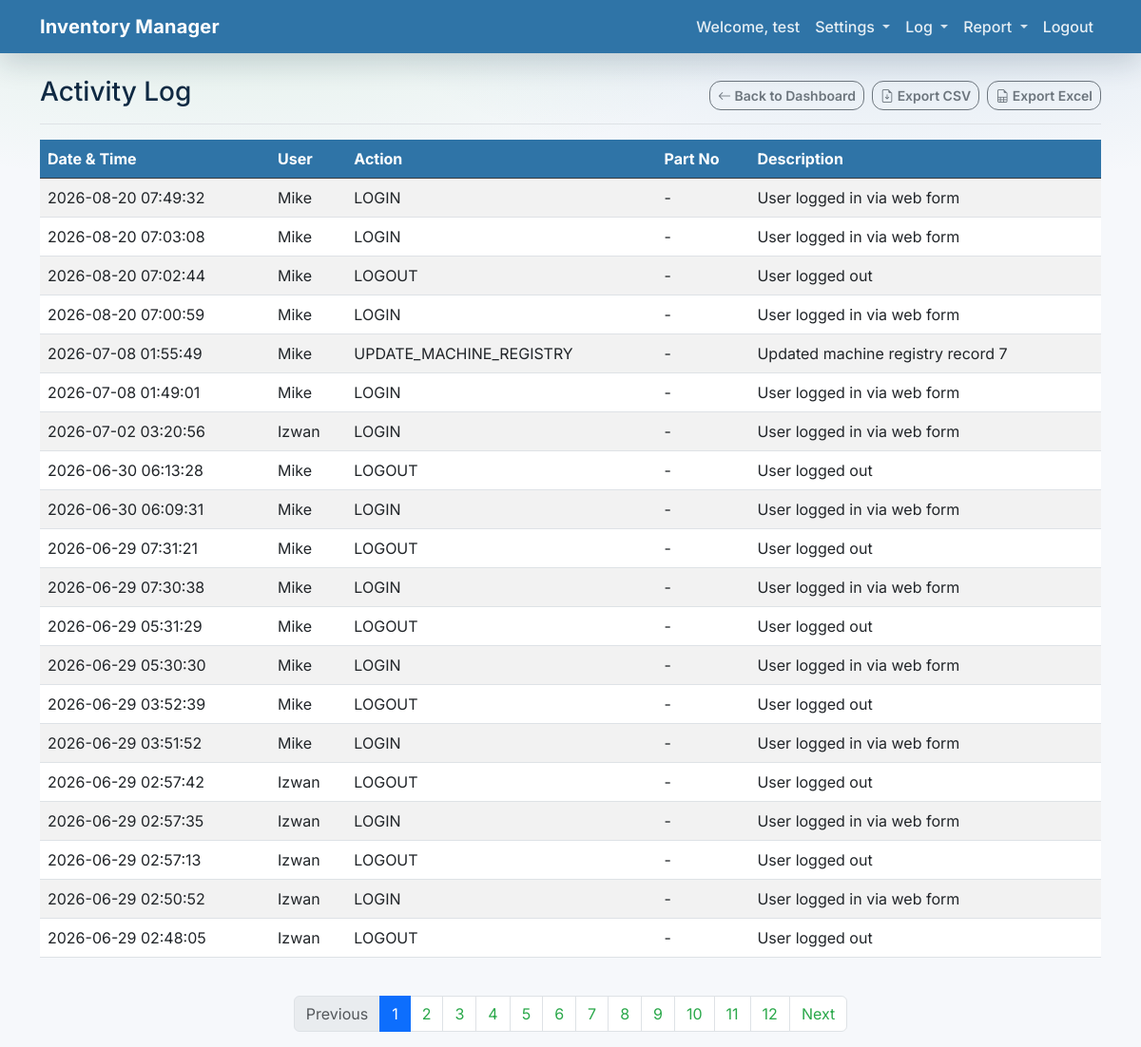
Before: /activity-log (signed in) with the older database file.
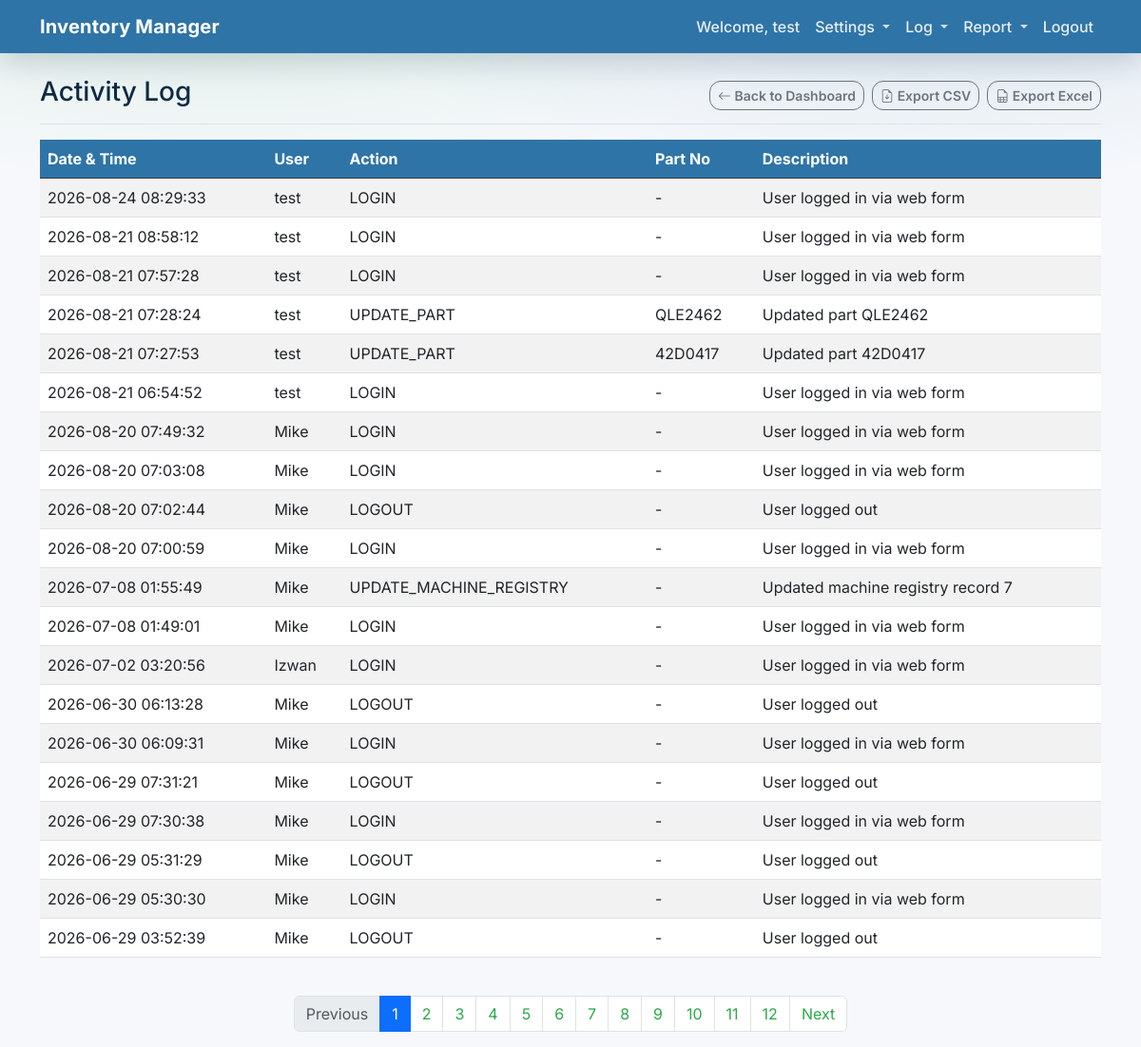
After: the same page with the newer database file.
### app/models.py (models this page shows, shortened)
class ActivityLog(Base):
    __tablename__ = "activity_logs"
    id = Column(Integer, primary_key=True, index=True)
    user_id = Column(Integer, ForeignKey("users.id"), nullable=True)
    action = Column(String, index=True)
    part_id = Column(Integer, ForeignKey("sku_parts.id"), nullable=True)
    description = Column(String, nullable=True)
    created_at = Column(DateTime(timezone=True), server_default=func.now())
    user = relationship("User")
    part = relationship("SkuPart")

class User(Base):
    __tablename__ = "users"
    id = Column(Integer, primary_key=True, index=True)
    email = Column(String, unique=True, index=True)
    hashed_password = Column(String)
    full_name = Column(String, nullable=True)
    is_active = Column(Boolean, default=True)
    is_admin = Column(Boolean, default=False)

class SkuPart(Base):
    __tablename__ = "sku_parts"
    id = Column(Integer, primary_key=True, index=True)
    created_at = Column(DateTime(timezone=True), server_default=func.now())
    sku = Column(String, index=True)
    name = Column(String, index=True)
    description = Column(String, nullable=True)
    part_category = Column(String, nullable=True)
    rack_type = Column(String, nullable=True)
    tray_type = Column(String, nullable=True)
    platform = Column(String, nullable=True)
    criticality = Column(String, default="Medium")
    annual_demand = Column(Integer, default=0)
    items = relationship("PartItem", back_populates="sku_part", cascade="all, delete-orphan")
    meta = relationship("SkuPartMeta", back_populates="sku_part", uselist=False, cascade="all, delete-orphan")

### app/main.py (the view)
@app.get("/activity-log", response_class=HTMLResponse)
async def activity_log(
    request: Request,
    page: int = 1,
    limit: int = 20,
    db: Session = Depends(get_db),
):
    user = await auth.get_current_user_from_cookie(request, db)
    if not user:
        return RedirectResponse(url="/login?session_expired=true")
    skip = (page - 1) * limit
    logs, total_count = crud.get_activity_logs(db, skip=skip, limit=limit)
    total_pages = (total_count + limit - 1) // limit
    return templates.TemplateResponse(
        request,
        "activity_log.html",
        {
            "request": request,
            "user": user,
            "logs": logs,
            "page": page,
            "limit": limit,
            "total_pages": total_pages,
            "total_count": total_count,
        },
    )

### app/templates/activity_log.html (shortened to what this page needs)
{% extends "base.html" %}
{% block content %}
<div class="d-flex justify-content-between flex-wrap flex-md-nowrap align-items-center pb-2 mb-3 border-bottom">
    <h2 class="h3">Activity Log</h2>
    <div class="btn-toolbar mb-2 mb-md-0 gap-2">
        <a href="/" class="btn btn-outline-secondary btn-sm">
            <i class="bi bi-arrow-left"></i> Back to Dashboard
        </a>
        <a href="/export/activity-log.csv" class="btn btn-sm btn-outline-secondary">
            <i class="bi bi-file-earmark-arrow-down"></i> Export CSV
        </a>
        <a href="/export/activity-log.xlsx" class="btn btn-sm btn-outline-secondary">
            <i class="bi bi-file-earmark-spreadsheet"></i> Export Excel
        </a>
    </div>
</div>
<div class="table-responsive">
    <table class="table table-striped table-hover align-middle">
        <thead class="table-dark">
            <tr>
                <th scope="col">Date &amp; Time</th>
                <th scope="col">User</th>
                <th scope="col">Action</th>
                <th scope="col">Part No</th>
                <th scope="col">Description</th>
            </tr>
        </thead>
        <tbody>
            {% for log in logs %}
            <tr>
                <td>{{ log.created_at.strftime("%Y-%m-%d %H:%M:%S") if log.created_at else "" }}</td>
                <td>{{ log.user.full_name or log.user.email if log.user else "-" }}</td>
                <td>{{ log.action }}</td>
                <td>{{ log.part.sku if log.part else "-" }}</td>
                <td>{{ log.description or "" }}</td>
            </tr>
            {% else %}
            <tr>
                <td colspan="5" class="text-center py-4 text-muted">
                    No activity recorded yet.
                </td>
            </tr>
            {% endfor %}
        </tbody>
    </table>
</div>
<nav aria-label="Activity log pagination" class="mt-4">
    <ul class="pagination justify-content-center">
        <li class="page-item {% if page == 1 %}disabled{% endif %}">
            <a class="page-link" href="/activity-log?page={{ page - 1 }}&limit={{ limit }}">Previous</a>
        </li>
        {% for p in range(1, total_pages + 1) %}
        <li class="page-item {% if p == page %}active{% endif %}">
            <a class="page-link" href="/activity-log?page={{ p }}&limit={{ limit }}">{{ p }}</a>
        </li>
        {% endfor %}
        <li class="page-item {% if page == total_pages %}disabled{% endif %}">
            <a class="page-link" href="/activity-log?page={{ page + 1 }}&limit={{ limit }}">Next</a>
        </li>
    </ul>
</nav>
{% endblock %}

Changed rows visible on the page:
no longer on this page (row unchanged): ActivityLog: created_at "2026-06-29 03:51:52", user "Mike", action "LOGIN", part "-", description "User logged in via web form"
no longer on this page (row unchanged): ActivityLog: created_at "2026-06-29 02:57:42", user "Izwan", action "LOGOUT", part "-", description "User logged out"
no longer on this page (row unchanged): ActivityLog: created_at "2026-06-29 02:57:35", user "Izwan", action "LOGIN", part "-", description "User logged in via web form"
no longer on this page (row unchanged): ActivityLog: created_at "2026-06-29 02:57:13", user "Izwan", action "LOGOUT", part "-", description "User logged out"
no longer on this page (row unchanged): ActivityLog: created_at "2026-06-29 02:50:52", user "Izwan", action "LOGIN", part "-", description "User logged in via web form"
no longer on this page (row unchanged): ActivityLog: created_at "2026-06-29 02:48:05", user "Izwan", action "LOGOUT", part "-", description "User logged out"
added ActivityLog: created_at "2026-08-24 08:29:33", user "test", action "LOGIN", part "-", description "User logged in via web form"
added ActivityLog: created_at "2026-08-21 08:58:12", user "test", action "LOGIN", part "-", description "User logged in via web form"
added ActivityLog: created_at "2026-08-21 07:57:28", user "test", action "LOGIN", part "-", description "User logged in via web form"
added ActivityLog: created_at "2026-08-21 07:28:24", user "test", action "UPDATE_PART", part "QLE2462", description "Updated part QLE2462"
added ActivityLog: created_at "2026-08-21 07:27:53", user "test", action "UPDATE_PART", part "42D0417", description "Updated part 42D0417"
added ActivityLog: created_at "2026-08-21 06:54:52", user "test", action "LOGIN", part "-", description "User logged in via web form"
